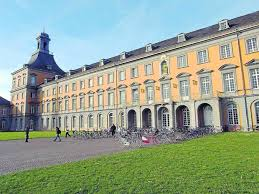
#> input picture assignment8/data/exercise2/building.jpeg, 259 x 194 px
$ python exercise2.py
#> lines starting #> are read from the running program, lines starting #| are printed output that depends on the picture; after the words box and inside, x2 and y2 are one past the last pixel; in counts of white or black regions, pixels touching at a corner belong together
# authors: Markus Laubenthal, Lennard Alms

import cv2
import numpy as np
import matplotlib.pylab as plt

def display(img,m,points = None):
    fig = plt.figure()
    ax = fig.add_subplot(111)
    #ax.imshow(img, cmap='gray')
    ax.imshow(img, cmap=m)
    if points is not None:
        ax.scatter(points[1],points[0],s=1,c='red')
    # ax.plot(points[:,0],points[:,1],c='green')
    plt.show()

def non_maxima_supression(response):
    res = response.copy()
    indices = np.nonzero(res)
    for i in range(indices[0].shape[0]):
        y,x = indices[0][i], indices[1][i]
        for y_ in range(-2,2):
            for x_ in range(-2,2):
                if y+y_ > 0 and y+y_ < response.shape[0] and x+x_ > 0 and x+x_ < response.shape[1]:
                    if res[y,x] < res[y+y_,x+x_]:
                        res[y,x] = 0

    res[np.nonzero(res)] = 1
    return res

def main():
    # Load the image
    img = cv2.imread('./data/exercise2/building.jpeg', cv2.IMREAD_GRAYSCALE)
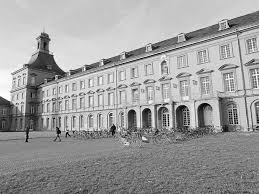
#> img: shape (194, 259); min 0, max 255, mean 157.4
    # Compute Structural Tensor
    w_kernel = np.array([[1,1,1],[1,0,1],[1,1,1]]) / 8
    w = cv2.filter2D(img, -1, w_kernel)
    dxx = cv2.Sobel(w, -1, 2, 0, ksize=3)
    dyy = cv2.Sobel(w, -1, 0, 2, ksize=3)
    dxy = cv2.Sobel(w, -1, 1, 1, ksize=3)

    response = np.array( [  (np.absolute(np.linalg.eig([[dxx.flatten()[i], dxy.flatten()[i]],[dxy.flatten()[i], dyy.flatten()[i]]])[0])).prod() for i in range(dxx.flatten().shape[0]) ]).reshape((dxx.shape[0], dxx.shape[1]))

    heatmap = response / response.max() * 255
    heatmap = cv2.equalizeHist(heatmap.astype(np.uint8))
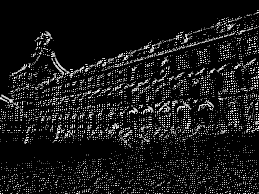
#> heatmap: shape (194, 259); min 0, max 255, mean 24
    display(heatmap, 'jet')

    response_p = np.percentile(response[np.nonzero(response)], 98)
#> response_p = 7106.3
    response[np.where(response < response_p)] = 0
    res = non_maxima_supression(response)
#> in non_maxima_supression, `indices = np.nonzero(res)`: indices = 515 positions, rows 21 to 193, columns 0 to 258
#> the loop in non_maxima_supression, `for i in range(indices[0].shape[0]):` made 515 passes
#> (y, x) on passes 1 to 3: (21, 228), (23, 224), (24, 222)
#> after the loop in non_maxima_supression, `for i in range(indices[0].shape[0]):`:
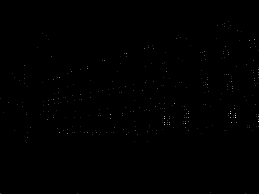
#> res: shape (194, 259) float64; min 0, max 65025, mean 106.1; drawn with min black and max white
#> in non_maxima_supression, `res[np.nonzero(res)] = 1`:
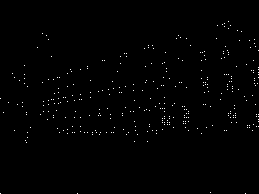
#> res: shape (194, 259) float64; values 0 (black) and 1 (white), 0.69% white in thin lines or dots, all inside (x1, y1, x2, y2) = (0, 21, 259, 194)

    display(img, 'gray', np.nonzero(res))

    w = (dxx * dyy - dxy ** 2) / (dxx + dyy +0.000001)
    q = (4 * (dxx * dyy - dxy ** 2)) / ((dxx + dyy) **2 +0.000001)

    heatmap = w / w.max() * 255
    heatmap = cv2.equalizeHist(heatmap.astype(np.uint8))
    display(heatmap, 'jet')

    heatmap = q / q.max() * 255
    heatmap = cv2.equalizeHist(heatmap.astype(np.uint8))
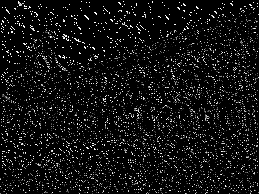
#> heatmap: shape (194, 259); min 0, max 255, mean 17.8
    display(heatmap, 'jet')

    w_p = np.percentile(w[np.nonzero(w)], 96)
#> w_p = 255000000
    w[np.where(w < w_p)] = 0
#> w: shape (194, 259) float64; values 0 (black) and 255000000 (white), 2.1% white in thin lines or dots
    w[np.where(w >= w_p)] = 1
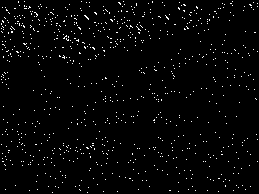
#> w: shape (194, 259) float64; values 0 (black) and 1 (white), 2.1% white in thin lines or dots
    q_p = np.percentile(q[np.nonzero(q)], 96)
#> q_p = 252000000
    q[np.where(q < q_p)] = 0
#> q: shape (194, 259) float64; values 0 (black) and 252000000 (white), 2.2% white in thin lines or dots
    q[np.where(q >= q_p)] = 1
#> q: shape (194, 259) float64; values 0 (black) and 1 (white), 2.2% white in thin lines or dots

    display(img, 'gray', np.nonzero(w))
    display(img, 'gray', np.nonzero(q))
    display(img, 'gray', np.where(q != w))


    # Forstner Corner Detection

    pass


if __name__ == '__main__':
    main()


#
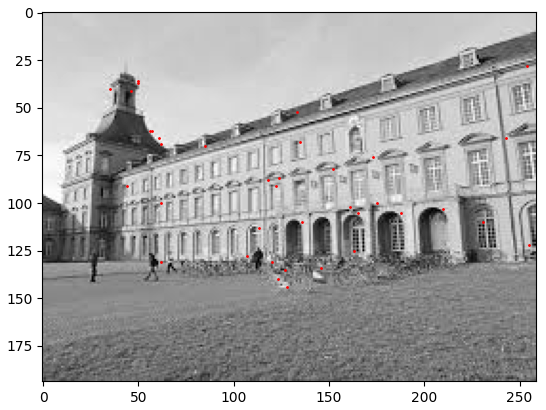
#> figure drawn by matplotlib, 1 panel
